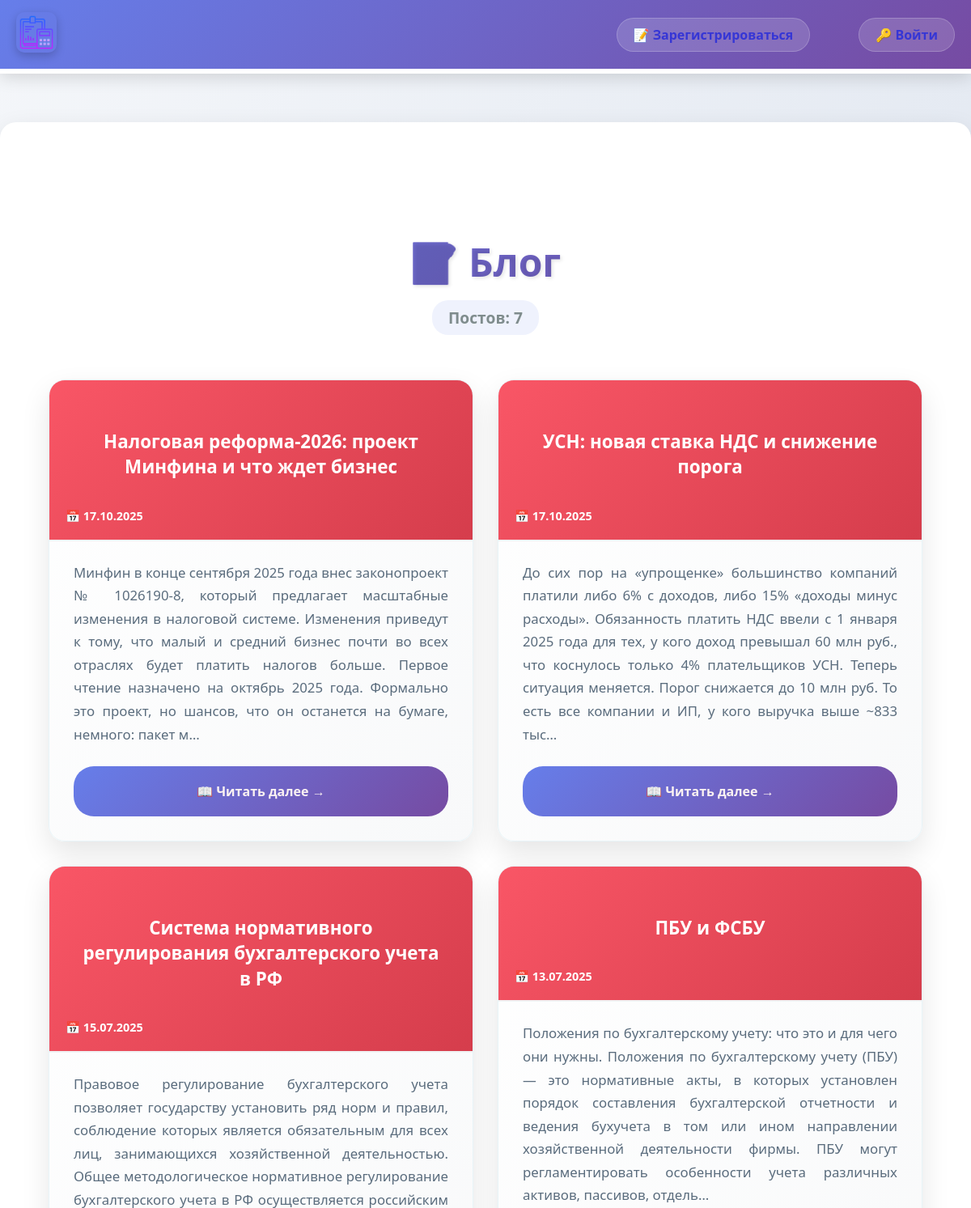
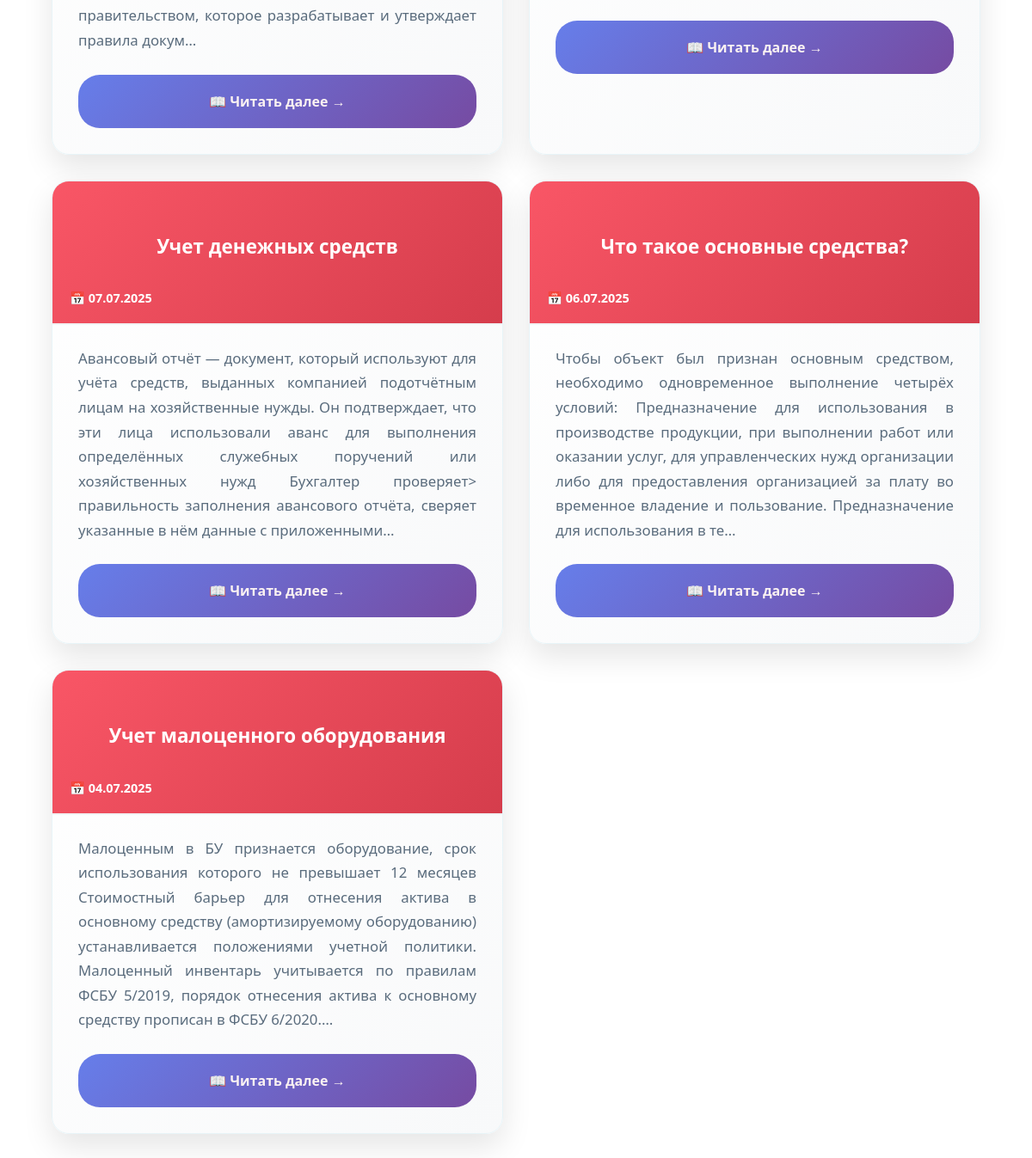
Screenshot of /blog/ with the database file from the repository (2 pictures, top to bottom).
### blog/models.py (models this page shows, shortened)
class Blog(models.Model):
    title = models.CharField(max_length=200)
    description = models.TextField()
    date = models.DateField()

### blog/views.py (the view)
# urls.py: path('', views.blogs, name="blogs"),
def blogs(request):
    blogs = Blog.objects.order_by('-date')
    return render(request, "blog/blogs.html", {"blogs": blogs})

### blog/templates/blog/blogs.html (shortened to what this page needs)
{% extends 'skills/base.html' %}
{% load static %}
{% block content %}
<div class="blog-container">
    <div class="blog-header">
        <h1 class="blog-title">📝 Блог</h1>
        <div class="blog-count">Постов: {{ blogs.count }}</div>
    </div>
    <div class="blogs-grid">
        {% for blog in blogs %}
        <div class="blog-card">
            <div class="card-header">
                <h2 class="blog-card-title">
                    <a href="{% url 'detail' blog.id %}" class="blog-link">
                        {{ blog.title }}
                    </a>
                </h2>
                <div class="blog-date">
                    📅 {{ blog.date|date:'d.m.Y' }}
                </div>
            </div>
            <div class="blog-content">
                <div class="blog-description">
                    {{ blog.description|striptags|truncatechars:360 }}
                </div>
            </div>
            <div class="card-actions">
                <a href="{% url 'detail' blog.id %}" class="read-more-btn">
                    📖 Читать далее →
                </a>
            </div>
        </div>
        {% endfor %}
    </div>
</div>
{% endblock %}

### skills/static/css/style3.css (style rules this page uses)
body { font-family: "Roboto", sans-serif; background: #ccccff; padding: 0; margin: 0; display: flex; flex-direction: column; justify-content: center; background: #f0f0f0; overflow-x: hidden; }
h1 { text-align: center; margin: 60px 0 40px; }
h2 { text-align: center; margin: 20px 0; }
.content h1, .content h2 { color: #003366; }
h1, h2 { color: #003366; }
.content a { color: #000; display: block; padding: 20px; text-decoration: none; }
.card-actions { text-align: center; }
* { margin: 0; padding: 0; box-sizing: border-box; }
body { font-family: 'Segoe UI', Tahoma, Geneva, Verdana, sans-serif; background: linear-gradient(135deg, #f5f7fa 0%, #c3cfe2 100%); min-height: 100vh; }
* { transition: all 0.3s ease; }
.blog-container { max-width: 1200px; margin: 0 auto; padding: 40px 20px; }
.blog-header { text-align: center; margin-bottom: 50px; }
.blog-title { font-size: 3rem; font-weight: 700; color: #fff; margin-bottom: 15px; background: linear-gradient(135deg, #667eea 0%, #764ba2 100%); -webkit-background-clip: text; -webkit-text-fill-color: transparent; background-clip: text; text-shadow: 2px 2px 4px rgba(0,0,0,0.1); }
.blog-count { font-size: 1.2rem; color: #7f8c8d; background: rgba(102, 126, 234, 0.1); padding: 8px 20px; border-radius: 20px; display: inline-block; font-weight: 600; }
.blogs-grid { display: grid; grid-template-columns: repeat(auto-fit, minmax(400px, 1fr)); gap: 30px; margin-top: 40px; }
.blog-card { background: linear-gradient(135deg, #fff 0%, #f8f9fa 100%); border-radius: 20px; overflow: hidden; box-shadow: 0 15px 35px rgba(0,0,0,0.1); transition: all 0.3s ease; border: 1px solid #e8f4f8; position: relative; }
.card-header { padding: 30px 30px 20px 30px; border-bottom: 2px solid #f1f3f4; }
.blog-card-title { margin-bottom: 15px; }
.blog-link { color: #fff !important; text-decoration: none; font-size: 1.4rem; font-weight: 600; transition: color 0.3s ease; line-height: 1.4; }
.blog-date { color: #fff; font-weight: 600; font-size: 0.9rem; display: flex; align-items: center; gap: 8px; }
.blog-content { padding: 25px 30px; }
.blog-description { color: #5a6c7d; line-height: 1.7; font-size: 1.05rem; text-align: justify; }
.card-actions { padding: 0 30px 30px 30px; text-align: center; }
.read-more-btn { display: inline-block; padding: 12px 25px; background: linear-gradient(135deg, #667eea 0%, #764ba2 100%); color: #fbf2f2 !important; text-decoration: none; border-radius: 25px; font-weight: 600; transition: all 0.3s ease; border: none; cursor: pointer; }
.blog-card { animation: fadeInUp 0.6s ease forwards; }
.blog-card:nth-child(1) { animation-delay: 0.1s; }
.blog-card:nth-child(2) { animation-delay: 0.2s; }
.blog-card:nth-child(3) { animation-delay: 0.3s; }
.blog-card:nth-child(4) { animation-delay: 0.4s; }
.blog-card::before { content: ''; position: absolute; top: 0; left: 0; right: 0; height: 4px; background: linear-gradient(90deg, #667eea, #764ba2); opacity: 0; transition: opacity 0.3s ease; }
.blog-count { position: relative; overflow: hidden; }
.blog-count::before { content: ''; position: absolute; top: 0; left: -100%; width: 100%; height: 100%; background: linear-gradient(90deg, transparent, rgba(255,255,255,0.3), transparent); transition: left 0.5s ease; }
.card-header { border-radius: 15px 15px 0 0 !important; padding: 20px; }
.card-header { border-radius: 15px 15px 0 0 !important; padding: 15px 20px; font-weight: 600; }
.card-header::before { margin-right: 10px; }
.card-header { border-radius: 15px 15px 0 0 !important; padding: 20px; background: linear-gradient(135deg, #f95666, #d53d4c) !important; }

### rows the page displays
Blog: title "Налоговая реформа-2026: проект Минфина и что ждет бизнес", date "17.10.2025", description "Минфин в конце сентября 2025 года внес законопроект № 1026190-8, который предлагает масштабные изменения в налоговой системе. Изменения приведут к тому, что малый и средний бизнес почти во всех отраслях будет платить налогов больше. Первое чтение назначено на октябрь 2025 года. Формально это проект, но шансов, что он останется на бумаге, немного: пакет м…"
Blog: title "УСН: новая ставка НДС и снижение порога", date "17.10.2025", description "До сих пор на «упрощенке» большинство компаний платили либо 6% с доходов, либо 15% «доходы минус расходы». Обязанность платить НДС ввели с 1 января 2025 года для тех, у кого доход превышал 60 млн руб., что коснулось только 4% плательщиков УСН. Теперь ситуация меняется. Порог снижается до 10 млн руб. То есть все компании и ИП, у кого выручка выше ~833 тыс…"
Blog: title "Система нормативного регулирования бухгалтерского учета в РФ", date "15.07.2025", description "Правовое регулирование бухгалтерского учета позволяет государству установить ряд норм и правил, соблюдение которых является обязательным для всех лиц, занимающихся хозяйственной деятельностью. Общее методологическое нормативное регулирование бухгалтерского учета в РФ осуществляется российским правительством, которое разрабатывает и утверждает правила докум…"
Blog: title "ПБУ и ФСБУ", date "13.07.2025", description "Положения по бухгалтерскому учету: что это и для чего они нужны. Положения по бухгалтерскому учету (ПБУ) — это нормативные акты, в которых установлен порядок составления бухгалтерской отчетности и ведения бухучета в том или ином направлении хозяйственной деятельности фирмы. ПБУ могут регламентировать особенности учета различных активов, пассивов, отдель…"
Blog: title "Учет денежных средств", date "07.07.2025", description "Авансовый отчёт — документ, который используют для учёта средств, выданных компанией подотчётным лицам на хозяйственные нужды. Он подтверждает, что эти лица использовали аванс для выполнения определённых служебных поручений или хозяйственных нужд Бухгалтер проверяет> правильность заполнения авансового отчёта, сверяет указанные в нём данные с приложенными…"
Blog: title "Что такое основные средства?", date "06.07.2025", description "Чтобы объект был признан основным средством, необходимо одновременное выполнение четырёх условий: Предназначение для использования в производстве продукции, при выполнении работ или оказании услуг, для управленческих нужд организации либо для предоставления организацией за плату во временное владение и пользование. Предназначение для использования в те…"
Blog: title "Учет малоценного оборудования", date "04.07.2025", description "Малоценным в БУ признается оборудование, срок использования которого не превышает 12 месяцев Стоимостный барьер для отнесения актива в основному средству (амортизируемому оборудованию) устанавливается положениями учетной политики. Малоценный инвентарь учитывается по правилам ФСБУ 5/2019, порядок отнесения актива к основному средству прописан в ФСБУ 6/2020.…"

### other values shown
{{ blogs.count }} "7"
